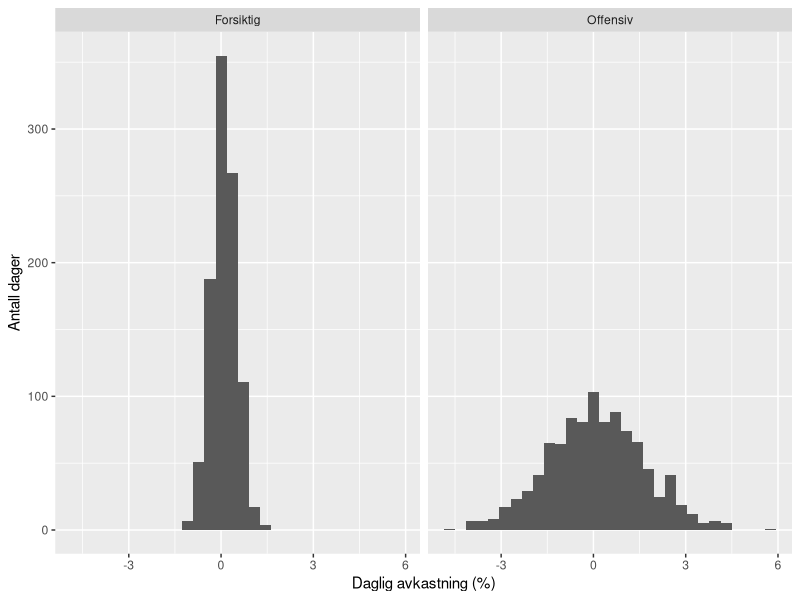
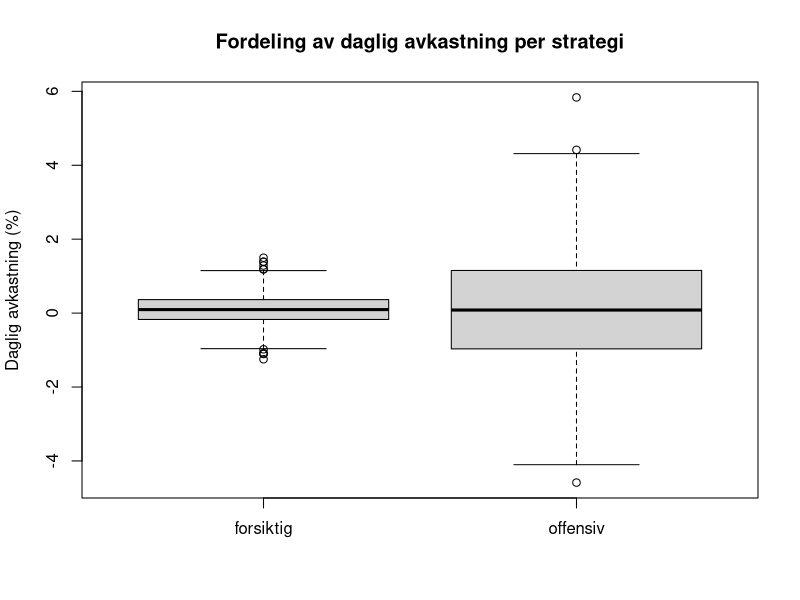
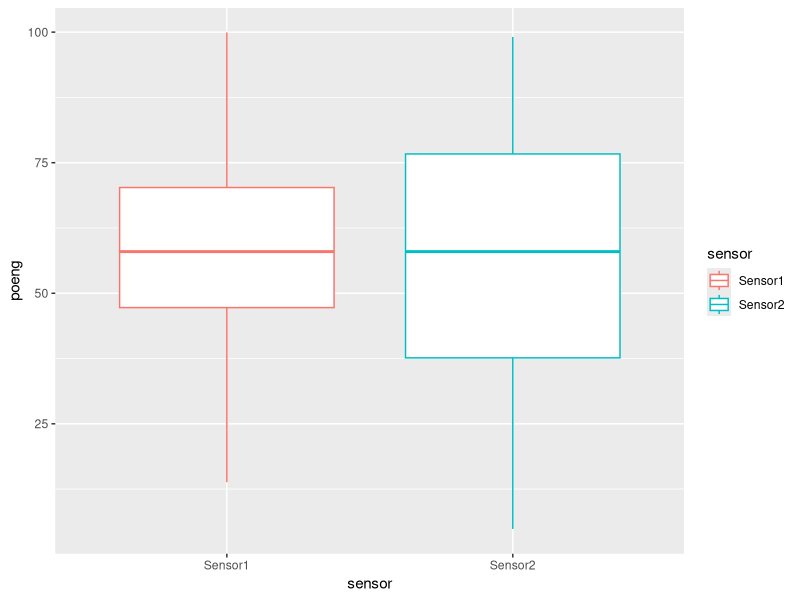
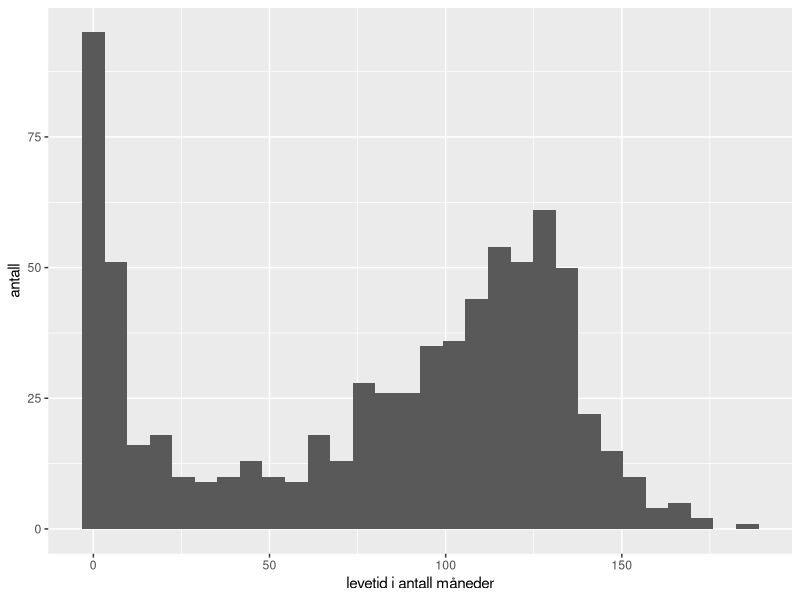
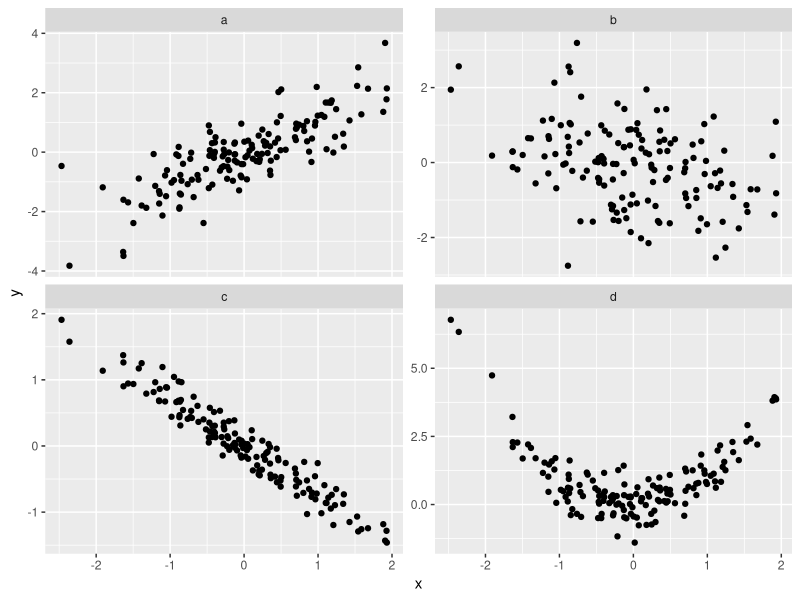
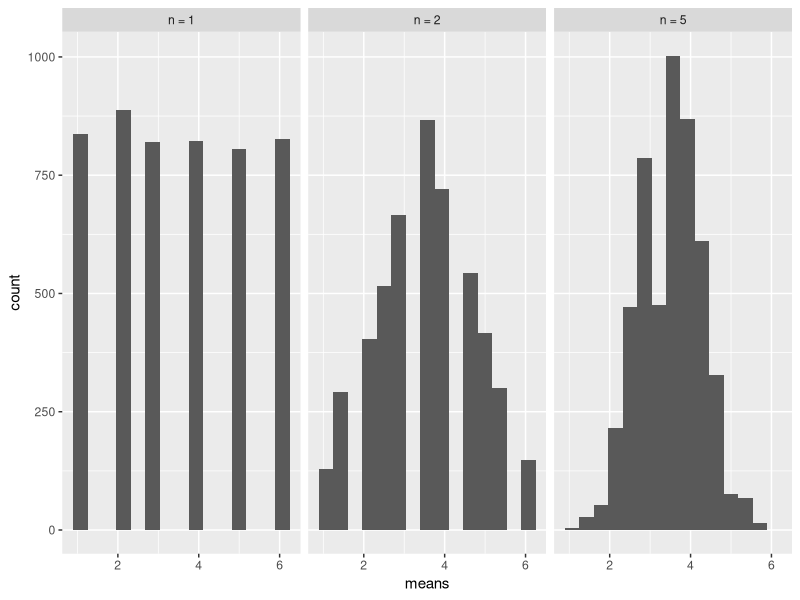

Write the R code that produced these figures, in order.
## ---- chunk 1
set.seed(42)
avkastning <- data.frame(
  forsiktig = rnorm(1000, mean = 0.10, sd = 0.4),
  offensiv  = rnorm(1000, mean = 0.10, sd = 1.6)
)
## ---- chunk 2
library(dplyr)
avkastning %>%
  summarise(
    snitt_forsiktig = mean(forsiktig),
    sd_forsiktig    = sd(forsiktig),
    snitt_offensiv  = mean(offensiv),
    sd_offensiv     = sd(offensiv)
  )
## ---- chunk 3
library(ggplot2)
lang <- data.frame(
  strategi   = rep(c("Forsiktig", "Offensiv"), each = 1000),
  avkastning = c(avkastning$forsiktig, avkastning$offensiv)
)

ggplot(lang, aes(x = avkastning)) +
  geom_histogram(bins = 30) +
  facet_wrap(~ strategi) +
  labs(x = "Daglig avkastning (%)", y = "Antall dager")
## ---- chunk 4
boxplot(avkastning,
        ylab = "Daglig avkastning (%)",
        main = "Fordeling av daglig avkastning per strategi")
## ---- chunk 5
set.seed(1)
# Vekten (i kg) til 25 tilfeldig valgte laks
vekt <- rnorm(25, mean = 5.2, sd = 0.8)
## ---- chunk 6
gj.snitt <- mean(vekt)              # utvalgsgjennomsnittet, vårt punktestimat
s        <- sd(vekt)                # utvalgsstandardavviket (vi kjenner ikke det sanne)
n        <- length(vekt)            # antall observasjoner
t_krit   <- qt(0.975, df = n - 1)   # kritisk verdi fra t-fordelingen

# Nedre og øvre grense i konfidensintervallet (LCL og UCL):
LCL <- gj.snitt - t_krit * s / sqrt(n)
UCL <- gj.snitt + t_krit * s / sqrt(n)

c(LCL, gj.snitt, UCL)
## ---- chunk 7
library(ggplot2)
library(tidyverse)
set.seed(123)
n <- 200
Sensor1 <- rnorm(n, mean = 60, sd = 20)
Sensor2 <- c(rnorm(n*(2/4), mean = 40, sd = 20), rnorm(n*(2/4), mean = 85, sd = 20))

df <- data.frame(poeng = c(Sensor1, Sensor2), sensor =factor( rep(c("Sensor1", "Sensor2"), each = n)))

df %>% 
  filter(poeng > 0, poeng < 100) %>% 
ggplot() +
  geom_boxplot(aes(y = poeng, x = sensor, color = sensor))

## ---- chunk 8
library(ggplot2)
set.seed(12345)
levetid <- c(rep(1, 40), rep(2,30), rep(3, 25), rep(4, 20), rep(5, 12), 
             rep(6, 10),rep(7, 5), sample(8:100, size = 200, replace = T), rnorm(400, mean = 120, sd = 20))

ggplot(data = data.frame(levetid = levetid)) +
  geom_histogram(aes(x = levetid)) + 
  xlab("levetid i antall måneder") +
  ylab("antall")
## ---- chunk 9
set.seed(124)
n <- 150
x1 <- rnorm(n)
y1 <- x1 + rnorm(n, sd = 0.7)
y2 <- -0.5*x1 + rnorm(n, sd = 1)
y3 <- -0.7*x1 + rnorm(n, sd = 0.2)
y4 <- x1^2 + rnorm(n, sd = 0.5)

df <- data.frame(x = rep(x1, 4), y = c(y1, y2, y3, y4), figur = factor(rep(c("a", "b", "c", "d"), each = n)))
ggplot(df) +
  geom_point(aes(x = x, y = y)) +
  facet_wrap(~figur, scales = "free_y")

# cor(x1,y1)
# cor(x1, y2)
# cor(x1, y3)
# cor(x1, y4)

## ---- chunk 10
set.seed(123)
n <- 5000
X1 <- sample(seq(6), size = n, replace = T)
X2 <- rep(NA, n)
X3 <- rep(NA, n)
for(i in 1:n){
  foo1 <- sample(seq(6), 2, replace = TRUE)
  foo2 <- sample(seq(6), 5, replace = TRUE)
  X2[i] <- mean(foo1)
  X3[i] <- mean(foo2)
}

df <- data.frame(means = c(X1, X2, X3), 
                 kast = rep(c("n = 1", "n = 2", "n = 5"), each = n))

ggplot(df) + 
  geom_histogram(aes(x = means), bins = 15) +
  facet_grid(~kast)

## ---- chunk 11
set.seed(1)   # gjør de tilfeldige tallene reproduserbare
n <- 10
rnorm(n)
## ---- chunk 12
gj.snitt <- rep(NA, 100)
for(i in 1:100) {
    gj.snitt[i] <- mean(rnorm(n))
}
